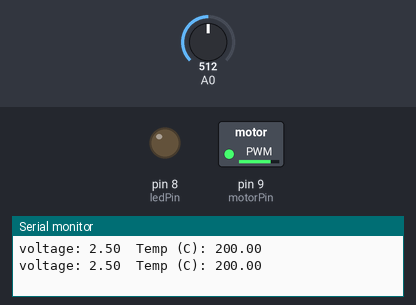
Simulated run of this sketch. Board: Arduino Uno, built with avr-gcc and run on an emulated ATmega328P. Parts: switched loads named in the sketch (green lamp = pin HIGH), output pins drawn as LEDs (lit = HIGH), the last lines printed to the serial monitor. Inputs (shaded band) come from the test bench; at power-on: A0 = 512.

Above: at 4.8 s.
4.9 s: A0 set to 157
10.2 s: A0 set to 133
At 13.8 s:
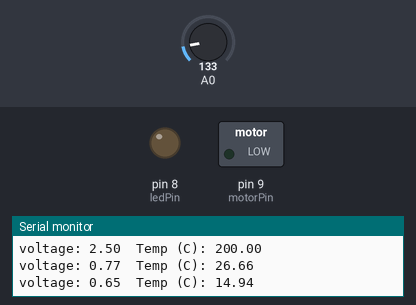
15.2 s: A0 set to 306
At 18.0 s:
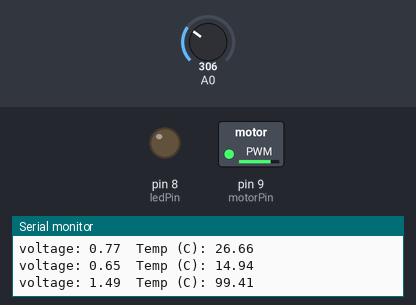
20.2 s: A0 set to 122
At 25.4 s:
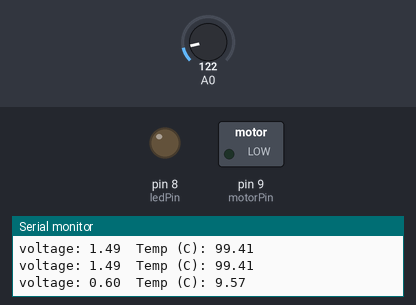
Timing chart, 0 to 26.9 s (numbered marks = the images above; inputs shaded):
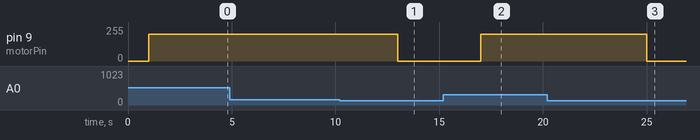

Measured:
- the behaviour switches between 144 and 143 on A0 (found by bisection; images 0 and 1)
- after the input at 10.2 s, pin 9 (motorPin): 200/255 → 0/255 after 2.8 s
- after the input at 15.2 s, pin 9 (motorPin): 0/255 → 200/255 after 1.8 s
- after the input at 20.2 s, pin 9 (motorPin): 200/255 → 0/255 after 4.8 s

The sketch:

Fan.ino
```cpp
const int sensorPin = 0;
int motorPin = 9;
int ledPin = 8;

void setup(){
  pinMode(ledPin, OUTPUT);
  Serial.begin(9600);
}

void loop(){
  float voltage,degreesC;
  voltage = getVoltage(sensorPin);
  degreesC = (voltage - 0.5) * 100.0;

  Serial.print("voltage: ");
  Serial.print(voltage);
  Serial.print("\t");
  Serial.print("Temp (C): ");
  Serial.print(degreesC);
  Serial.println();
  delay(1000);

  analogWrite(motorPin, degreesC > 20? 200 : 0);
  delay(3000);

}

float getVoltage(int pin){
  return (analogRead(pin) * 0.004882814);
}
```
